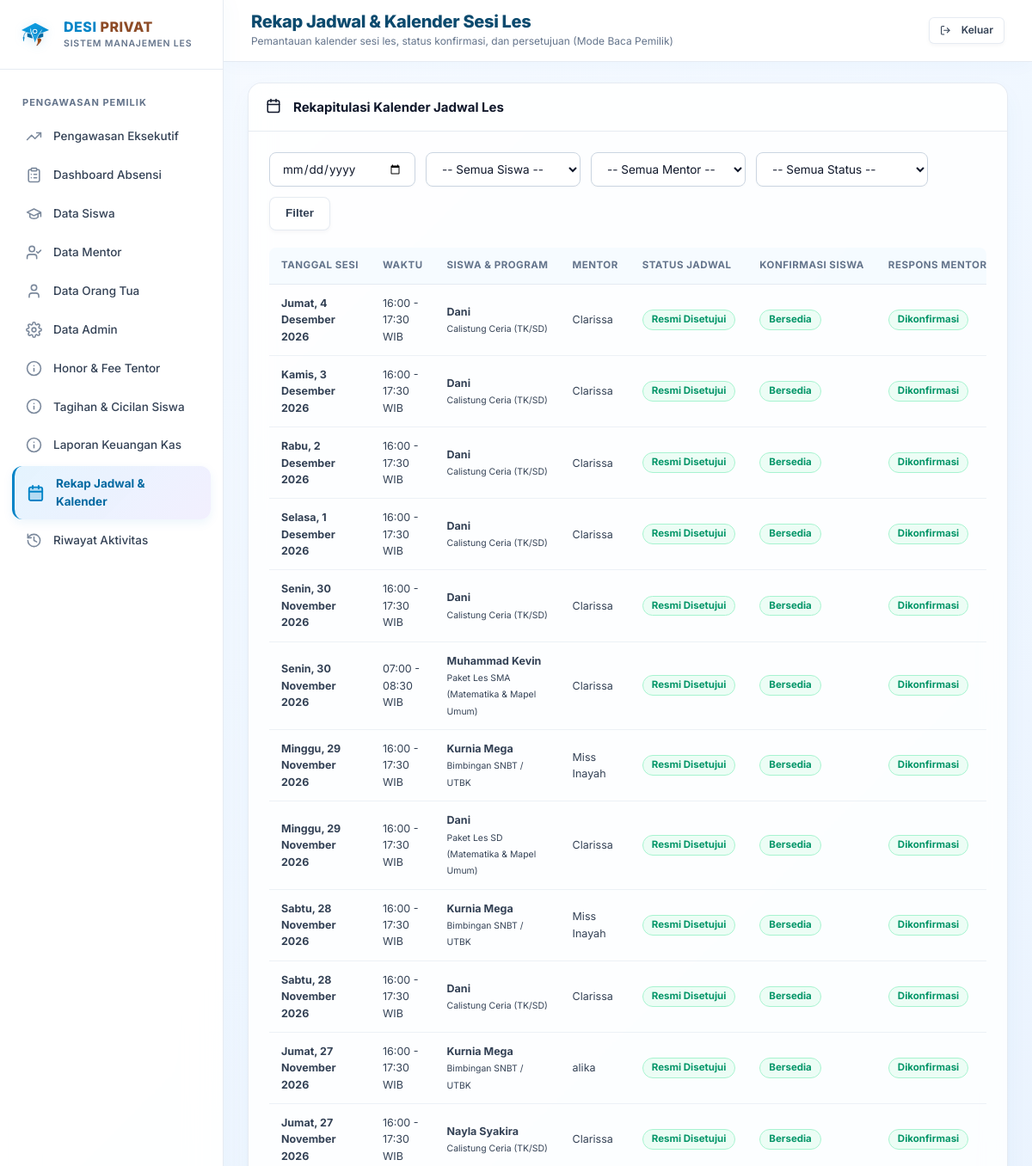
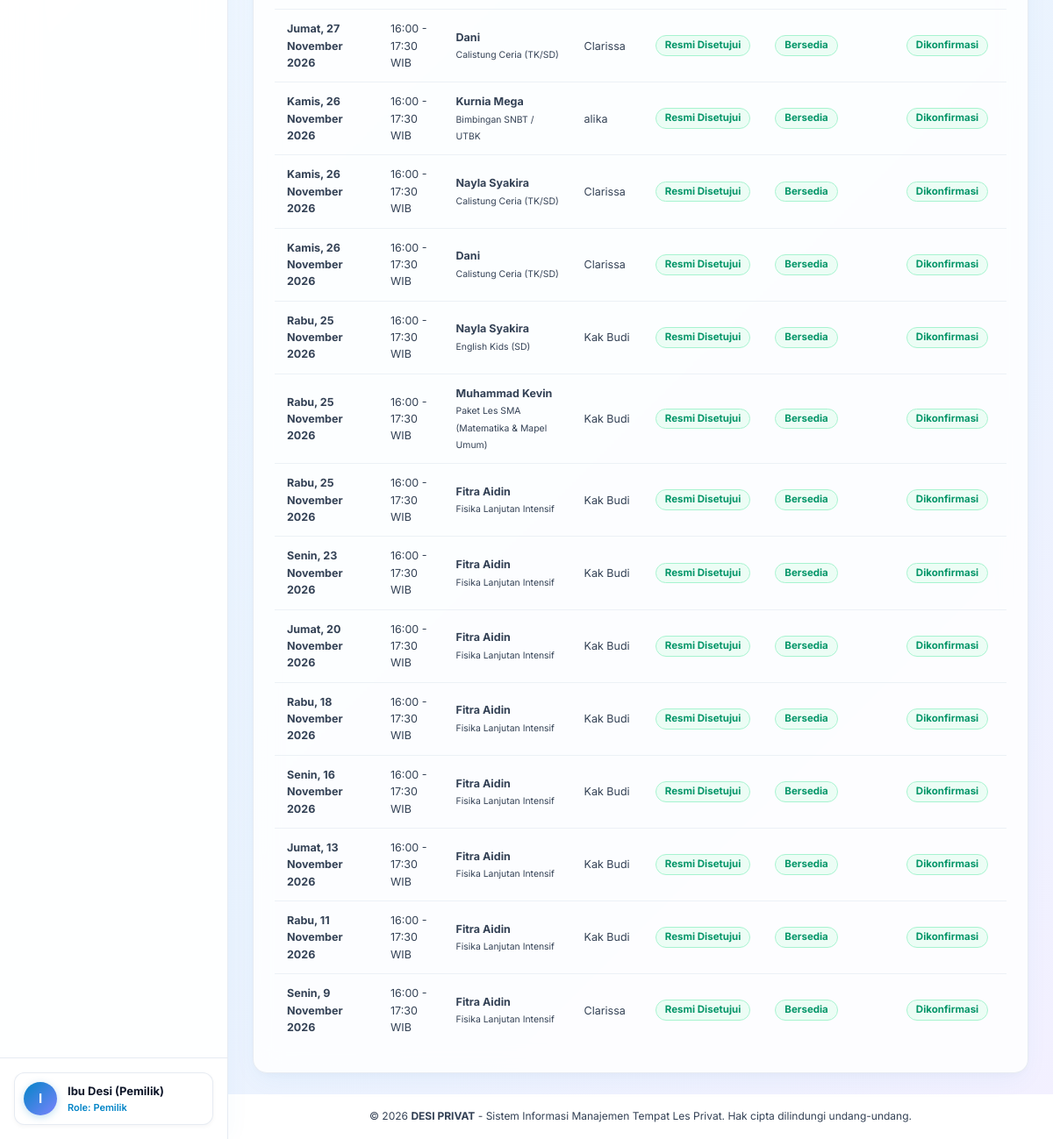
The app's page /owner/schedules (signed in), older data (2 pictures, top to bottom).
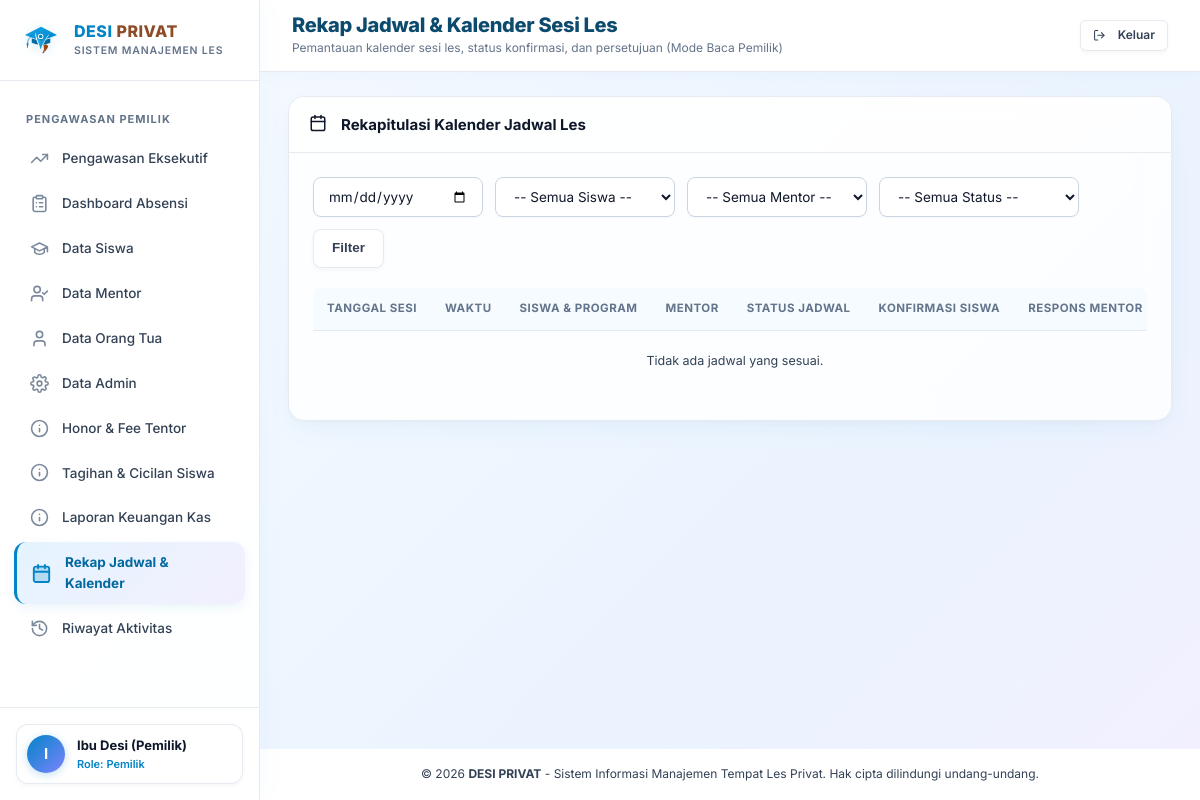
The same page, newer data.
### tables this page shows
CREATE TABLE attendance (
    id INTEGER PRIMARY KEY AUTOINCREMENT,
    schedule_id INTEGER UNIQUE NOT NULL REFERENCES schedules(id) ON DELETE CASCADE,
    student_id INTEGER NOT NULL REFERENCES students(id),
    mentor_id INTEGER NOT NULL REFERENCES mentors(id),
    status TEXT NOT NULL CHECK(status IN ('hadir', 'izin', 'tidak_hadir')),
    recorded_at DATETIME DEFAULT CURRENT_TIMESTAMP,
    notes TEXT,
    created_at DATETIME DEFAULT CURRENT_TIMESTAMP
, topics_covered TEXT, progress_notes TEXT, meeting_number INTEGER, period_number INTEGER, cumulative_meeting INTEGER, program_id INTEGER REFERENCES programs(id), mentor_status TEXT DEFAULT NULL, session_status TEXT DEFAULT NULL, documentation_status TEXT DEFAULT 'tidak_ada', documentation_photo TEXT DEFAULT NULL, documentation_pending_reason TEXT DEFAULT NULL, mentor_attendance_id INTEGER REFERENCES mentor_attendance(id) DEFAULT NULL);

CREATE TABLE schedules (
    id INTEGER PRIMARY KEY AUTOINCREMENT,
    title TEXT,
    program_id INTEGER NOT NULL REFERENCES programs(id) ON DELETE RESTRICT,
    student_id INTEGER NOT NULL REFERENCES students(id) ON DELETE RESTRICT,
    mentor_id INTEGER NOT NULL REFERENCES mentors(id) ON DELETE RESTRICT,
    schedule_date TEXT NOT NULL, -- Format YYYY-MM-DD
    start_time TEXT NOT NULL,    -- Format HH:MM
    end_time TEXT NOT NULL,      -- Format HH:MM
    duration_minutes INTEGER NOT NULL DEFAULT 90,
    status TEXT NOT NULL DEFAULT 'draft' CHECK(status IN (
        'draft',
        'menunggu_konfirmasi_siswa',
        'menunggu_persetujuan_admin',
        'disetujui',
        'ditolak',
        'perlu_dijadwalkan_ulang',
        'dibatalkan'
    )),
    student_confirmation_status TEXT NOT NULL DEFAULT 'menunggu' CHECK(student_confirmation_status IN ('menunggu', 'bersedia', 'tidak_bisa')),
    student_confirmation_notes TEXT,
    mentor_response_status TEXT NOT NULL DEFAULT 'menunggu_konfirmasi' CHECK(mentor_response_status IN ('menunggu_konfirmasi', 'dikonfirmasi', 'tidak_bisa', 'perlu_mentor_pengganti')),
    mentor_response_notes TEXT,
    mentor_response_at DATETIME,
    is_recurring INTEGER DEFAULT 0,
    recurring_rule_id INTEGER REFERENCES recurring_schedule_rules(id) ON DELETE SET NULL,
    session_notes TEXT,
    created_by INTEGER REFERENCES users(id) ON DELETE SET NULL,
    approved_by INTEGER REFERENCES users(id) ON DELETE SET NULL,
    created_at DATETIME DEFAULT CURRENT_TIMESTAMP,
    updated_at DATETIME DEFAULT CURRENT_TIMESTAMP
);

CREATE TABLE students (
    id INTEGER PRIMARY KEY AUTOINCREMENT,
    parent_id INTEGER NOT NULL REFERENCES parents(id) ON DELETE RESTRICT,
    full_name TEXT NOT NULL,
    school TEXT,
    grade TEXT,
    birth_date TEXT,
    address TEXT,
    notes TEXT,
    status TEXT NOT NULL DEFAULT 'aktif' CHECK(status IN ('aktif', 'nonaktif', 'berhenti')),
    created_at DATETIME DEFAULT CURRENT_TIMESTAMP,
    updated_at DATETIME DEFAULT CURRENT_TIMESTAMP
, initial_meeting_offset INTEGER NOT NULL DEFAULT 0, initial_offset_notes TEXT, initial_offset_set_at DATETIME, initial_offset_set_by INTEGER, latitude REAL, longitude REAL, payment_validated_by INTEGER, payment_validated_at DATETIME, payment_status TEXT DEFAULT 'lunas', meetings_per_period INTEGER DEFAULT 8);

CREATE TABLE programs (
    id INTEGER PRIMARY KEY AUTOINCREMENT,
    name TEXT NOT NULL,
    code TEXT UNIQUE NOT NULL,
    description TEXT,
    level TEXT,
    status TEXT NOT NULL DEFAULT 'aktif' CHECK(status IN ('aktif', 'nonaktif', 'diarsipkan')),
    created_at DATETIME DEFAULT CURRENT_TIMESTAMP
, default_fee_8 REAL DEFAULT 800000, default_fee_4 REAL DEFAULT 450000, price_per_session REAL DEFAULT 75000, default_fee_12 REAL DEFAULT 900000, service_type TEXT NOT NULL DEFAULT 'Private Tutoring');

CREATE TABLE mentors (
    id INTEGER PRIMARY KEY AUTOINCREMENT,
    user_id INTEGER UNIQUE REFERENCES users(id) ON DELETE SET NULL,
    full_name TEXT NOT NULL,
    phone TEXT NOT NULL,
    email TEXT,
    expertise TEXT,
    bio TEXT,
    status TEXT NOT NULL DEFAULT 'aktif' CHECK(status IN ('aktif', 'nonaktif')),
    created_at DATETIME DEFAULT CURRENT_TIMESTAMP
, address TEXT, latitude REAL, longitude REAL, fee_per_session REAL DEFAULT 50000, fee_per_session_4 REAL DEFAULT NULL);

### routes/owner.py (the view)
@owner_bp.route("/schedules")
def schedules():
    date_filter = request.args.get("date")
    student_filter = request.args.get("student_id")
    mentor_filter = request.args.get("mentor_id")
    status_filter = request.args.get("status")
    schedules_list = get_schedules_report(
        start_date=date_filter,
        end_date=date_filter,
        student_id=student_filter,
        mentor_id=mentor_filter,
        status=status_filter
    )
    students_list = query_db("SELECT id, full_name FROM students ORDER BY full_name ASC")
    mentors_list = query_db("SELECT id, full_name FROM mentors ORDER BY full_name ASC")
    return render_template(
        "owner/schedules.html",
        schedules=schedules_list,
        students=students_list,
        mentors=mentors_list,
        date_filter=date_filter,
        student_filter=student_filter,
        mentor_filter=mentor_filter,
        status_filter=status_filter
    )

### routes/auth.py (called while the page is built)
def login_required(f):
    @wraps(f)
    def decorated_function(*args, **kwargs):
        if "user_id" not in session:
            flash("Silakan masuk terlebih dahulu untuk mengakses halaman ini.", "warning")
            return redirect(url_for("auth.login", next=request.url))
        user = query_db("SELECT id, is_active FROM users WHERE id = ?", (session["user_id"],), one=True)
        if not user or not user["is_active"]:
            session.clear()
            flash("Sesi login Anda telah kedaluwarsa atau akun tidak ditemukan. Silakan masuk kembali.", "warning")
            return redirect(url_for("auth.login"))
        return f(*args, **kwargs)
    return decorated_function

### services/database_service.py (called while the page is built)
def is_postgres(db_path=None):
    global _pg_connection_failed
    if db_path is not None:
        return False
    if getattr(Config, "TESTING", False):
        return False
    db_url = getattr(Config, "DATABASE_URL", None)
    if not (db_url and str(db_url).strip().startswith("postgres")):
        return False
    if _pg_connection_failed:
        return False
    return True

### templates/owner/schedules.html (shortened to what this page needs)
{% extends "base.html" %}
{% block page_title %}Rekap Jadwal & Kalender Sesi Les{% endblock %}
{% block page_subtitle %}Pemantauan kalender sesi les, status konfirmasi, dan persetujuan (Mode Baca Pemilik){% endblock %}
{% block content %}
<div class="card">
  <div class="card-header">
    <div class="card-title"><span>{{ icon('calendar') }}</span> Rekapitulasi Kalender Jadwal Les</div>
  </div>
  <div class="card-body">
    <form method="GET" action="{{ url_for('owner.schedules') }}" class="filter-bar">
      <input type="date" name="date" value="{{ date_filter or '' }}" class="form-control" style="max-width: 170px;">
      <select name="student_id" class="form-select" style="max-width: 180px;">
        <option value="">-- Semua Siswa --</option>
      </select>
      <select name="mentor_id" class="form-select" style="max-width: 180px;">
        <option value="">-- Semua Mentor --</option>
      </select>
      <select name="status" class="form-select" style="max-width: 200px;">
        <option value="">-- Semua Status --</option>
      </select>
      <button type="submit" class="btn btn-secondary">Filter</button>
    </form>
    <div class="table-responsive">
      <table class="table-desi">
        <thead>
          <tr>
            <th>Tanggal Sesi</th>
            <th>Waktu</th>
            <th>Siswa & Program</th>
            <th>Mentor</th>
            <th>Status Jadwal</th>
            <th>Konfirmasi Siswa</th>
            <th>Respons Mentor</th>
          </tr>
        </thead>
        <tbody>
          {% for sc in schedules %}
          <tr>
            <td><strong>{{ sc.schedule_date|date_indo }}</strong></td>
            <td>{{ sc.start_time }} - {{ sc.end_time }} WIB</td>
            <td>
              <strong>{{ sc.student_name }}</strong><br>
              <small>{{ sc.program_name }}</small>
            </td>
            <td>{{ sc.mentor_name }}</td>
            <td>{{ sc.status|status_badge|safe }}</td>
            <td>
              {% if sc.student_confirmation_status == 'bersedia' %}
                <span class="badge badge-success">Bersedia</span>
              {% elif sc.student_confirmation_status == 'tidak_bisa' %}
                <span class="badge badge-danger">Tidak Bisa</span>
              {% else %}
                <span class="badge badge-warning">Menunggu</span>
              {% endif %}
            </td>
            <td>
              {% if sc.mentor_response_status == 'dikonfirmasi' %}
                <span class="badge badge-success">Dikonfirmasi</span>
              {% elif sc.mentor_response_status == 'perlu_mentor_pengganti' %}
                <span class="badge badge-danger">Perlu Pengganti</span>
              {% else %}
                <span class="badge badge-warning">Menunggu</span>
              {% endif %}
            </td>
          </tr>
          {% else %}
          <tr><td colspan="7" style="text-align:center; padding:20px; color:var(--gray-500);">Tidak ada jadwal yang sesuai.</td></tr>
          {% endfor %}
        </tbody>
      </table>
    </div>
  </div>
</div>
{% endblock %}

Row changes from the older to the newer data that the page shows:
removed attendance: schedule_date "Jumat, 4 Desember 2026", start_time "16:00", end_time "17:30", student_name "Dani", program_name "Calistung Ceria (TK/SD)", mentor_name "Clarissa", status|status_badge "Resmi Disetujui"
removed attendance: schedule_date "Kamis, 3 Desember 2026", start_time "16:00", end_time "17:30", student_name "Dani", program_name "Calistung Ceria (TK/SD)", mentor_name "Clarissa", status|status_badge "Resmi Disetujui"
removed attendance: schedule_date "Rabu, 2 Desember 2026", start_time "16:00", end_time "17:30", student_name "Dani", program_name "Calistung Ceria (TK/SD)", mentor_name "Clarissa", status|status_badge "Resmi Disetujui"
removed attendance: schedule_date "Selasa, 1 Desember 2026", start_time "16:00", end_time "17:30", student_name "Dani", program_name "Calistung Ceria (TK/SD)", mentor_name "Clarissa", status|status_badge "Resmi Disetujui"
removed attendance: schedule_date "Senin, 30 November 2026", start_time "16:00", end_time "17:30", student_name "Dani", program_name "Calistung Ceria (TK/SD)", mentor_name "Clarissa", status|status_badge "Resmi Disetujui"
removed attendance: schedule_date "Senin, 30 November 2026", start_time "07:00", end_time "08:30", student_name "Muhammad Kevin", program_name "Paket Les SMA (Matematika & Mapel Umum)", mentor_name "Clarissa", status|status_badge "Resmi Disetujui"
removed attendance: schedule_date "Minggu, 29 November 2026", start_time "16:00", end_time "17:30", student_name "Kurnia Mega", program_name "Bimbingan SNBT / UTBK", mentor_name "Miss Inayah", status|status_badge "Resmi Disetujui"
removed attendance: schedule_date "Minggu, 29 November 2026", start_time "16:00", end_time "17:30", student_name "Dani", program_name "Paket Les SD (Matematika & Mapel Umum)", mentor_name "Clarissa", status|status_badge "Resmi Disetujui"
removed attendance: schedule_date "Sabtu, 28 November 2026", start_time "16:00", end_time "17:30", student_name "Kurnia Mega", program_name "Bimbingan SNBT / UTBK", mentor_name "Miss Inayah", status|status_badge "Resmi Disetujui"
removed attendance: schedule_date "Sabtu, 28 November 2026", start_time "16:00", end_time "17:30", student_name "Dani", program_name "Calistung Ceria (TK/SD)", mentor_name "Clarissa", status|status_badge "Resmi Disetujui"
removed attendance: schedule_date "Jumat, 27 November 2026", start_time "16:00", end_time "17:30", student_name "Kurnia Mega", program_name "Bimbingan SNBT / UTBK", mentor_name "alika", status|status_badge "Resmi Disetujui"
removed attendance: schedule_date "Jumat, 27 November 2026", start_time "16:00", end_time "17:30", student_name "Nayla Syakira", program_name "Calistung Ceria (TK/SD)", mentor_name "Clarissa", status|status_badge "Resmi Disetujui"
removed attendance: schedule_date "Jumat, 27 November 2026", start_time "16:00", end_time "17:30", student_name "Dani", program_name "Calistung Ceria (TK/SD)", mentor_name "Clarissa", status|status_badge "Resmi Disetujui"
removed attendance: schedule_date "Kamis, 26 November 2026", start_time "16:00", end_time "17:30", student_name "Kurnia Mega", program_name "Bimbingan SNBT / UTBK", mentor_name "alika", status|status_badge "Resmi Disetujui"
removed attendance: schedule_date "Kamis, 26 November 2026", start_time "16:00", end_time "17:30", student_name "Nayla Syakira", program_name "Calistung Ceria (TK/SD)", mentor_name "Clarissa", status|status_badge "Resmi Disetujui"
removed attendance: schedule_date "Kamis, 26 November 2026", start_time "16:00", end_time "17:30", student_name "Dani", program_name "Calistung Ceria (TK/SD)", mentor_name "Clarissa", status|status_badge "Resmi Disetujui"
removed attendance: schedule_date "Rabu, 25 November 2026", start_time "16:00", end_time "17:30", student_name "Nayla Syakira", program_name "English Kids (SD)", mentor_name "Kak Budi", status|status_badge "Resmi Disetujui"
removed attendance: schedule_date "Rabu, 25 November 2026", start_time "16:00", end_time "17:30", student_name "Muhammad Kevin", program_name "Paket Les SMA (Matematika & Mapel Umum)", mentor_name "Kak Budi", status|status_badge "Resmi Disetujui"
removed attendance: schedule_date "Rabu, 25 November 2026", start_time "16:00", end_time "17:30", student_name "Fitra Aidin", program_name "Fisika Lanjutan Intensif", mentor_name "Kak Budi", status|status_badge "Resmi Disetujui"
removed attendance: schedule_date "Senin, 23 November 2026", start_time "16:00", end_time "17:30", student_name "Fitra Aidin", program_name "Fisika Lanjutan Intensif", mentor_name "Kak Budi", status|status_badge "Resmi Disetujui"
removed attendance: schedule_date "Jumat, 20 November 2026", start_time "16:00", end_time "17:30", student_name "Fitra Aidin", program_name "Fisika Lanjutan Intensif", mentor_name "Kak Budi", status|status_badge "Resmi Disetujui"
removed attendance: schedule_date "Rabu, 18 November 2026", start_time "16:00", end_time "17:30", student_name "Fitra Aidin", program_name "Fisika Lanjutan Intensif", mentor_name "Kak Budi", status|status_badge "Resmi Disetujui"
removed attendance: schedule_date "Senin, 16 November 2026", start_time "16:00", end_time "17:30", student_name "Fitra Aidin", program_name "Fisika Lanjutan Intensif", mentor_name "Kak Budi", status|status_badge "Resmi Disetujui"
removed attendance: schedule_date "Jumat, 13 November 2026", start_time "16:00", end_time "17:30", student_name "Fitra Aidin", program_name "Fisika Lanjutan Intensif", mentor_name "Kak Budi", status|status_badge "Resmi Disetujui"
removed attendance: schedule_date "Rabu, 11 November 2026", start_time "16:00", end_time "17:30", student_name "Fitra Aidin", program_name "Fisika Lanjutan Intensif", mentor_name "Kak Budi", status|status_badge "Resmi Disetujui"
removed attendance: schedule_date "Senin, 9 November 2026", start_time "16:00", end_time "17:30", student_name "Fitra Aidin", program_name "Fisika Lanjutan Intensif", mentor_name "Clarissa", status|status_badge "Resmi Disetujui"
Text that changed along with them:
text now shown: "Tidak ada jadwal yang sesuai."
